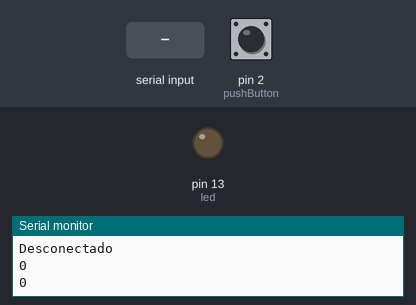
Simulated run of this sketch. Board: Arduino Mega 2560, built with avr-gcc and run on an emulated ATmega2560. Parts: output pins drawn as LEDs (lit = HIGH), the last lines printed to the serial monitor. The test bench sets the inputs (shaded band); at power-on: pin 2 (pushButton) LOW.

Above: at 2.2 s.
2.3 s: pin 2 (pushButton) pulled HIGH for 0.15 s
At 2.37 s:
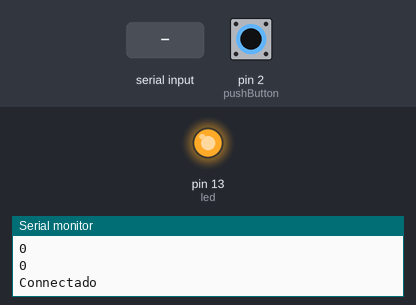
3.9 s: "L" received over the second serial link
At 4.5 s:
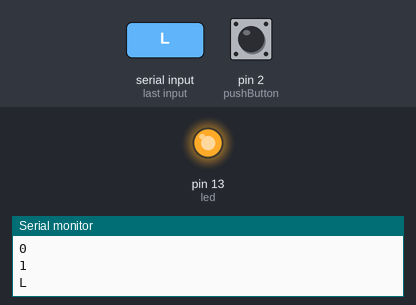
5.5 s: "D" received over the second serial link
At 7.3 s:
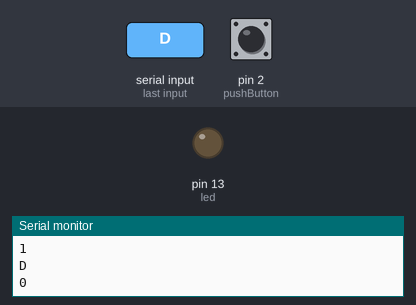
7.6 s: pin 2 (pushButton) pulled HIGH for 3.2 s
At 8.4 s:
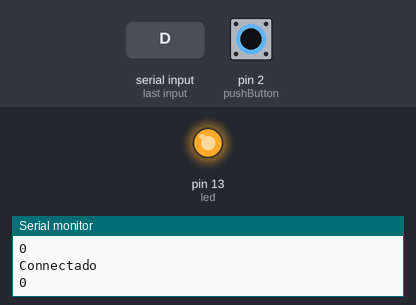
Timing chart, 0 to 12.3 s (numbered marks = the images above; inputs shaded):
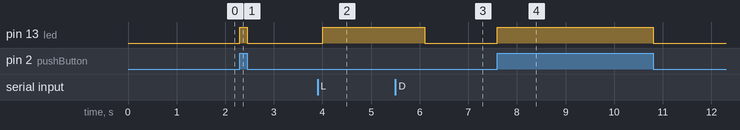

The sketch:

ProjetoBluetooth.ino
```cpp
//Carrega a biblioteca SoftwareSerial
#include <SoftwareSerial.h>

//SoftwareSerial BTSerial(18,19);
#define BTSerial Serial2

int pushButton = 2;// digital pin 10 will read the state of a pushbutton
int led =13;
int stateOfButton = 0;
int LastState = LOW;
char buf;

void setup()
{
  Serial.begin(9600);
  BTSerial.begin(9600);
  pinMode(pushButton, INPUT);
  pinMode(led, OUTPUT);
  delay(1000);

  handleConnectionLED();// sends a menu to the remote
  attachInterrupt(digitalPinToInterrupt(2), handleConnectionLED, CHANGE);// attach BT STATE pin to PIN 3, this provides a user menu on connection

}

void loop()
{
  verificaComandoCelular();
  delay(1000);
}

void verificaComandoCelular()
{
    Serial.println(BTSerial.available());

  //BTSerial.print("Teste\n");
  int watchDogCounter=0;
  while( BTSerial.available() > 0 )
  {
     buf = BTSerial.read();
     //Caracter L  para ligar o led
     Serial.println(buf);
     if (buf == 'L')
      digitalWrite(13, HIGH);

     //Caracter D  para desligar o led
     if (buf == 'D')
      digitalWrite(13, LOW);

    //se ficar mais de 5 segundos no loop,sai automaticamente
    delay(100);
    watchDogCounter++;
    if(watchDogCounter >50)
      break;
  }
}

void handleConnectionLED() {
  switch (digitalRead(2)) {// watch the interrupt pin (UNO)
  case LOW:// lost connection
     digitalWrite(led,LOW);// shows an external LED for connection status
     Serial.println("Desconectado");
     break;
  case HIGH:// got connection
     digitalWrite(led,HIGH);
     Serial.println("Connectado");
     break;
  }
}
```

Measured:
- after the input at 2.3 s, pin 13 (led): LOW → HIGH at once, → LOW 0.15 s later
- after the input at 3.9 s, pin 13 (led): LOW → HIGH after 0.10 s
- after the input at 5.5 s, pin 13 (led): HIGH → LOW after 0.60 s
- after the input at 7.6 s, pin 13 (led): LOW → HIGH at once, → LOW 3.2 s later
